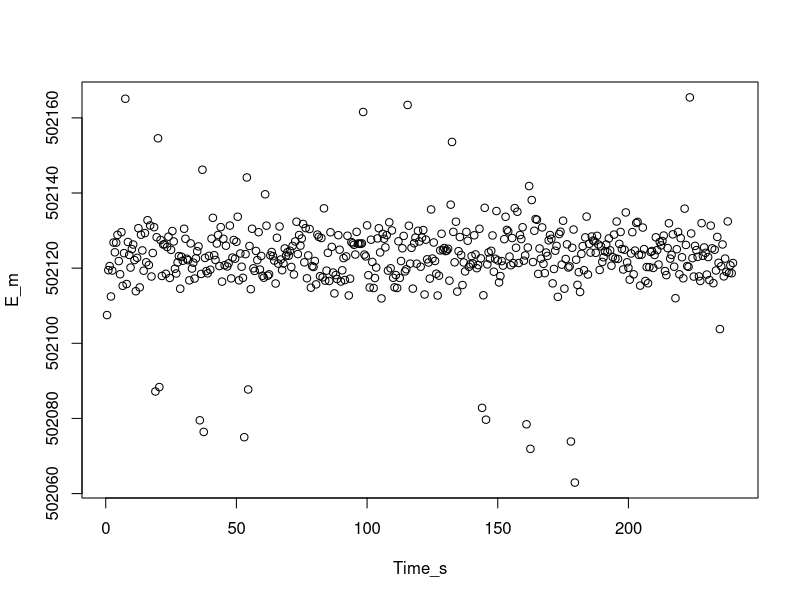
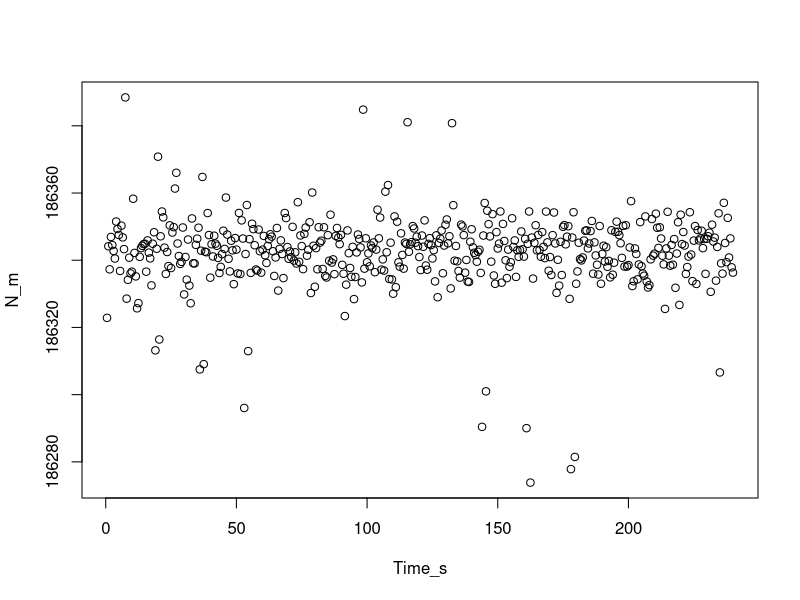
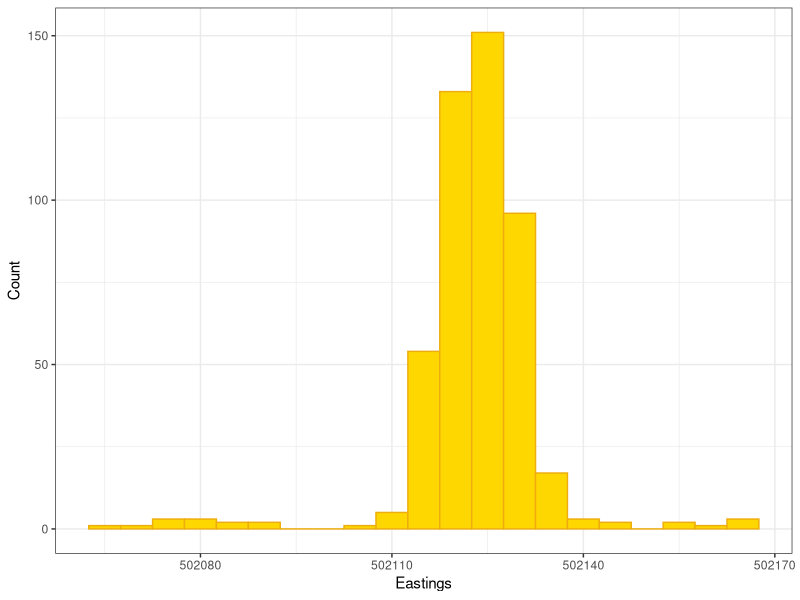
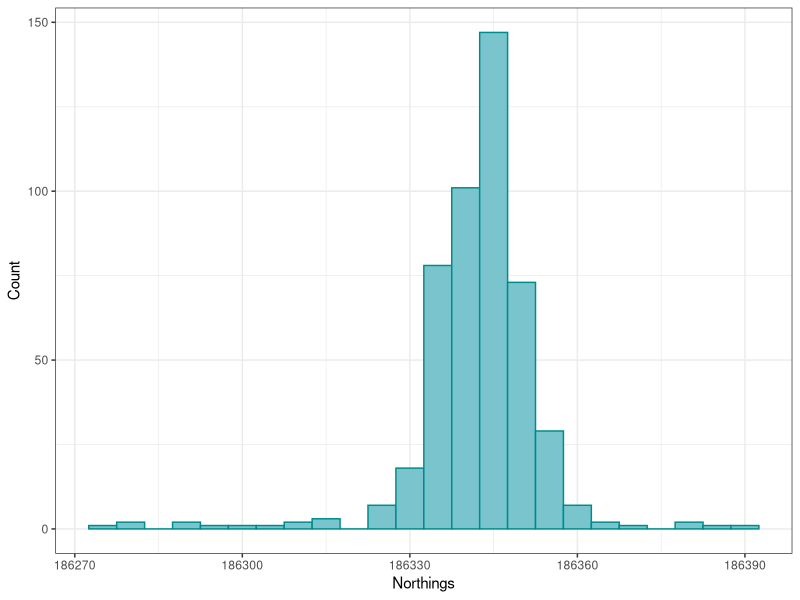

The R source for these figures, in order:
# COURSEWORK 1 - ANALYTICAL AND NUMERICAL METHODS 

# Libraries----
library(tidyverse)  # for data wrangling
library(ggthemes)   # for a mapping theme
library(plotrix)    # for the standard error 

# checking the wd 
getwd()

# Importing the data----
my_data <- read.csv("Analytical and numerical methods/coursework 1/my_data_aanm_c1.csv")
str(my_data)

# Should I split it into two datasets (one with time and northings and one with T and eastings)

# splitting datasets for northings and eastings and renaming the columns so is more legible

northings <- my_data %>% 
  dplyr::select(- E..m.) %>% 
  rename(Time_s = Time..s., N_m =N..m.)

eastings <- my_data %>% 
  dplyr::select(- N..m.) %>% 
  rename(Time_s = Time..s., E_m =E..m.)

# Finding outliers----

#we are plotting the distribution of 
  #the data because it might be useful to visually identify the outliers

plot(eastings)
plot(northings)

## Finding initial mean and standard error----
  # NB: as we remove outliers the mean and standard error will- 
  #-change but this is the starting point

# useful link: https://statsandr.com/blog/outliers-detection-in-r/#introduction

summary(northings$N_m) #this gives us a summary of the data 
std.error(northings$N_m) #sd error: 0.5004469

# Results: 
#  Min.  1st Qu.  Median  Mean   3rd Qu.  Max. 
# 186274  186338  186343  186342  186347  186388 
# The mean is what we care about for the excercise = 186342

summary(eastings$E_m)
std.error(eastings$E_m) #sd error: 0.4541849

# Results: 
#  Min.    1st Qu. Median  Mean    3rd Qu. Max. 
#  502063  502120  502123  502123  502128  502165 
# The mean is what we care about for the excercise = 502123

# Histogram of distribution 

(dist_east <- ggplot(eastings, aes(x = E_m)) + 
    geom_histogram(binwidth = 5, colour = "#EEAD0E", fill = "gold") + 
    xlab("Eastings") + 
    ylab("Count") +
    theme_bw()) 

(dist_north <- ggplot(northings, aes(x = N_m)) +
    geom_histogram(binwidth = 5, colour = "#008B8B", 
                   fill = "#7AC5CD") + 
    xlab("Northings") + 
    ylab("Count") +
    theme_bw()) 

#They both have a normal distribution 

## Calculating the z-score of all values----

# I think what i need to do is use mutate to add a column and add the formula there 

mean(eastings$E_m) # value: 502123.1
sd(eastings$E_m) #standard deviation: 9.950692

eastings_comp <- eastings %>% 
  mutate(zscore = (E_m - mean(E_m))/sd(E_m))

mean(eastings_comp$zscore) #does the mean of zscore has to be 0? I read it somewhere but couldn't find it confirmed
sd(eastings_comp$zscore) #the sd for z scores is 1 


